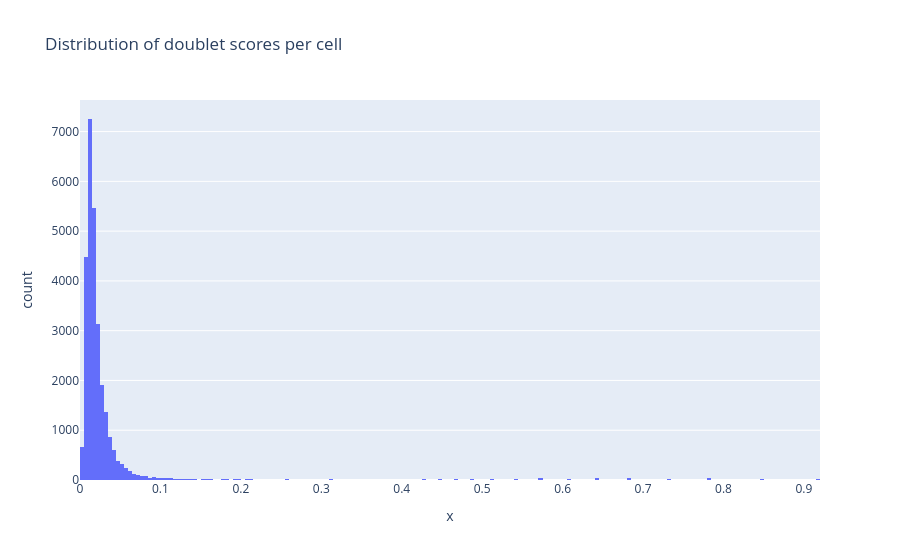

Notebook code for this chart:
### Markdown cell above
:::{.callout-tip title="Question"}
- Q1. Look at the estimated rate of doublets estimated in the output messge of `scrublet`. Does it match with the expectation from the table above knowing we have 3000-5000 cells per sample?
:::

We now plot the doublet scores assigned to each cell by the algorithm. We can see that most cells have a low score (the score is a value between 0 and 1, where 1 is a theoretically perfect doublet). Datasets with many doublets show a more bimodal distribution (look for example at [this jupyter notebook](https://github.com/swolock/scrublet/blob/master/examples/scrublet_basics.ipynb) from the `scrublet` tutorial), while here we just have a light tail beyond 0.1. Therefore we will filter out the cells above this threshold

### Code cell
fig = px.histogram(adata.obs, x=doublet_score, title='Distribution of doublet scores per cell')
fig.show()

### Figure 1 — Plotly figure (JSON) as saved in the notebook; plotly's stock layout.template omitted (floating-point values rounded to 4 significant figures; data arrays with more than 128 entries replaced by an {"elided": "..."} marker saying what was removed)
{"data": [{"bingroup": "x", "hovertemplate": "x=%{x}<br>count=%{y}<extra></extra>", "legendgroup": "", "marker": {"color": "#636efa", "pattern": {"shape": ""}}, "name": "", "orientation": "v", "showlegend": false, "type": "histogram", "x": {"elided": "28286 float values"}, "xaxis": "x", "yaxis": "y"}], "layout": {"barmode": "relative", "legend": {"tracegroupgap": 0}, "title": {"text": "Distribution of doublet scores per cell"}, "xaxis": {"anchor": "y", "domain": [0, 1], "title": {"text": "x"}}, "yaxis": {"anchor": "x", "domain": [0, 1], "title": {"text": "count"}}}}
